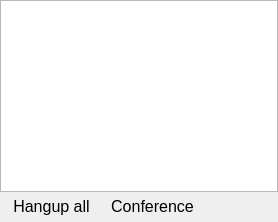
      <widget class="QWidget" name="sessions_panel">
       <layout class="QVBoxLayout" name="sessions_layout">
        <property name="spacing">
         <number>0</number>
        </property>
        <property name="leftMargin">
         <number>0</number>
        </property>
        <property name="topMargin">
         <number>0</number>
        </property>
        <property name="rightMargin">
         <number>0</number>
        </property>
        <property name="bottomMargin">
         <number>0</number>
        </property>
        <item>
         <widget class="AudioSessionListView" name="session_list">
          <property name="horizontalScrollBarPolicy">
           <enum>Qt::ScrollBarAlwaysOff</enum>
          </property>
          <property name="dragEnabled">
           <bool>true</bool>
          </property>
          <property name="dragDropMode">
           <enum>QAbstractItemView::DragDrop</enum>
          </property>
          <property name="verticalScrollMode">
           <enum>QAbstractItemView::ScrollPerPixel</enum>
          </property>
         </widget>
        </item>
        <item>
         <layout class="QHBoxLayout" name="session_buttons_layout">
          <property name="spacing">
           <number>5</number>
          </property>
          <property name="leftMargin">
           <number>5</number>
          </property>
          <property name="topMargin">
           <number>1</number>
          </property>
          <property name="rightMargin">
           <number>5</number>
          </property>
          <property name="bottomMargin">
           <number>3</number>
          </property>
          <item>
           <widget class="QToolButton" name="hangup_all_button">
            <property name="minimumSize">
             <size>
              <width>85</width>
              <height>24</height>
             </size>
            </property>
            <property name="maximumSize">
             <size>
              <width>16777215</width>
              <height>24</height>
             </size>
            </property>
            <property name="font">
             <font>
              <pointsize>12</pointsize>
             </font>
            </property>
            <property name="focusPolicy">
             <enum>Qt::TabFocus</enum>
            </property>
            <property name="text">
             <string>Hangup all</string>
            </property>
            <property name="autoRaise">
             <bool>true</bool>
            </property>
           </widget>
          </item>
          <item>
           <widget class="ConferenceButton" name="conference_button">
            <property name="minimumSize">
             <size>
              <width>85</width>
              <height>24</height>
             </size>
            </property>
            <property name="maximumSize">
             <size>
              <width>16777215</width>
              <height>24</height>
             </size>
            </property>
            <property name="font">
             <font>
              <pointsize>12</pointsize>
             </font>
            </property>
            <property name="focusPolicy">
             <enum>Qt::TabFocus</enum>
            </property>
            <property name="text">
             <string>Conference</string>
            </property>
            <property name="checkable">
             <bool>true</bool>
            </property>
            <property name="popupMode">
             <enum>QToolButton::InstantPopup</enum>
            </property>
            <property name="toolButtonStyle">
             <enum>Qt::ToolButtonTextOnly</enum>
            </property>
            <property name="autoRaise">
             <bool>true</bool>
            </property>
           </widget>
          </item>
          <item>
           <spacer name="session_buttons_spacer">
            <property name="orientation">
             <enum>Qt::Horizontal</enum>
            </property>
            <property name="sizeHint" stdset="0">
             <size>
              <width>40</width>
              <height>20</height>
             </size>
            </property>
           </spacer>
          </item>
          <item>
           <widget class="QToolButton" name="mute_button">
            <property name="minimumSize">
             <size>
              <width>26</width>
              <height>26</height>
             </size>
            </property>
            <property name="maximumSize">
             <size>
              <width>26</width>
              <height>26</height>
             </size>
            </property>
            <property name="toolTip">
             <string>Mute microphone</string>
            </property>
            <property name="icon">
             <iconset>
              <normaloff>icons/mic-on.svg</normaloff>
              <normalon>icons/mic-off.svg</normalon>icons/mic-on.svg</iconset>
            </property>
            <property name="checkable">
             <bool>true</bool>
            </property>
            <property name="autoRaise">
             <bool>true</bool>
            </property>
           </widget>
          </item>
         </layout>
        </item>
       </layout>
      </widget>
